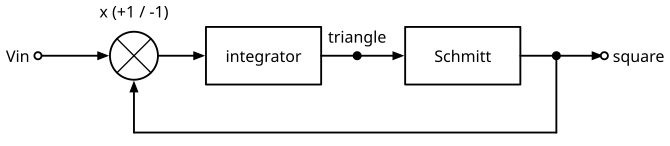

Write Python code to recreate this figure.
# SPDX-License-Identifier: MIT
"""VCO as a block diagram: the input times the sign of the square wave (+1 / -1) is
integrated into a triangle whose slope follows the input; the Schmitt trigger turns it
at its thresholds, so the frequency is proportional to the input."""
import sys
import pathlib

sys.path.insert(0, str(pathlib.Path(__file__).resolve().parents[2] / "tools"))
from drawing import setup_drawing  # noqa: E402
import schemdraw.dsp as dsp  # noqa: E402

with setup_drawing(show=False) as d:
    d.add(dsp.Dot(open=True).label("Vin", loc="left"))
    d.add(dsp.Arrow().right(1.5))
    m = d.add(dsp.Mixer().anchor("W").label("x (+1 / -1)", loc="top", ofst=0.2))
    d.add(dsp.Arrow().at(m.E).right(1.0))
    b1 = d.add(dsp.Box(w=2.4, h=1.2).anchor("W").label("integrator"))
    d.add(dsp.Line().at(b1.E).right(0.75))
    t = d.here
    d.add(dsp.Dot().label("triangle", loc="top"))
    d.add(dsp.Arrow().right(1.0))
    b2 = d.add(dsp.Box(w=2.4, h=1.2).anchor("W").label("Schmitt"))
    d.add(dsp.Line().at(b2.E).right(0.75))
    s = d.here
    d.add(dsp.Dot())
    d.add(dsp.Arrow().right(1.0))
    d.add(dsp.Dot(open=True).label("square", loc="right"))
    d.add(dsp.Line().at(s).down(1.6))
    d.add(dsp.Line().tox(m.S))
    d.add(dsp.Arrow().to(m.S))
    d.save(str(pathlib.Path(__file__).with_name("circuit.svg")))
print("wrote circuit.svg")
